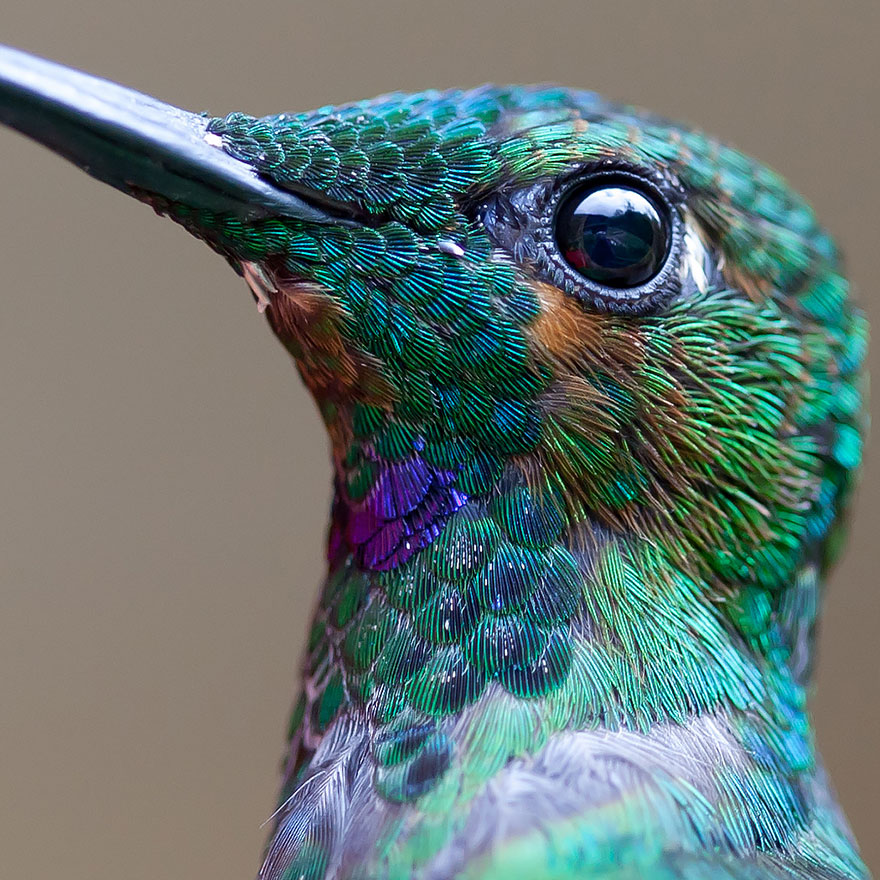
#> input picture images/bird.jpg, 880 x 880 px
$ jupyter execute MECE541_LAB5.ipynb   (shell and % lines are left out)
#> lines starting #> are read from the running program, lines starting #| are printed output that depends on the picture
[cell 1]
import cv2
import numpy as np
from matplotlib import pyplot as plt

org_img=cv2.imread("images/bird.jpg",0)
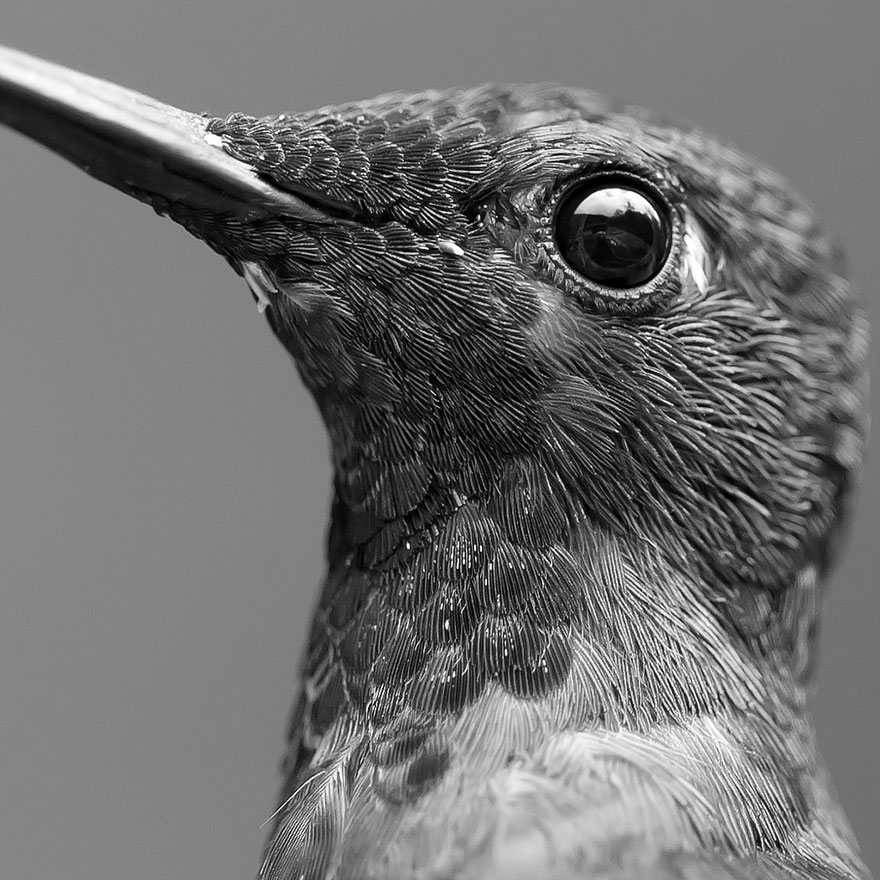
#> org_img: shape (880, 880); min 0, max 255, mean 112.8

f=np.fft.fft2(org_img)
fshift=np.fft.fftshift(f)
magnitude_spectrum=20*np.log(np.abs(fshift))
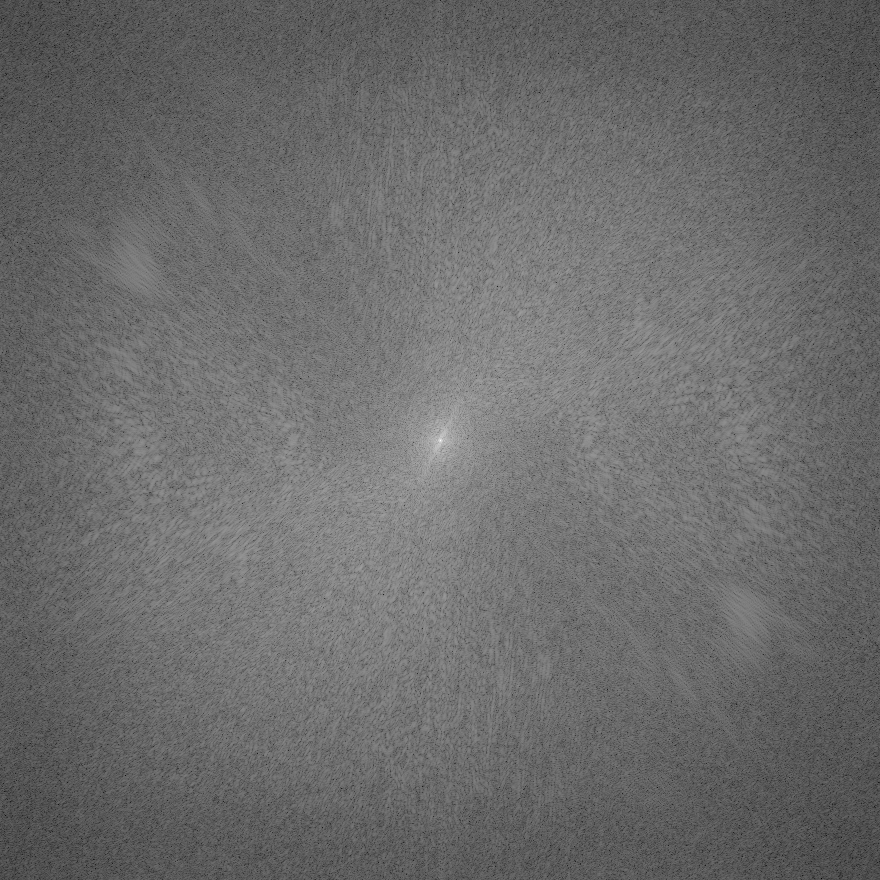
#> magnitude_spectrum: shape (880, 880) float64; min 45.35, max 365.7, mean 180.6; drawn with min black and max white

[cell 2]
plt.subplot(121),plt.imshow(org_img,cmap='gray')
plt.title("input image"),plt.xticks([]),plt.yticks([])

plt.subplot(122),plt.imshow(magnitude_spectrum,cmap='gray')
plt.title("magnitude spectrum"),plt.xticks([]),plt.yticks([])

plt.show()
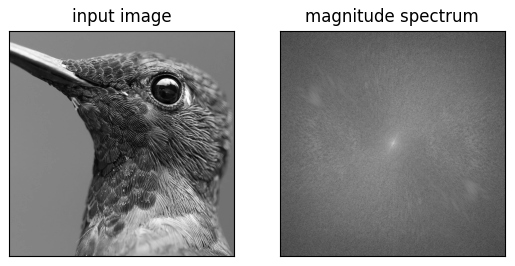
#> figure drawn by matplotlib, 2 panels

[cell 3]
rows, cols = org_img.shape
#> rows = 880; cols = 880
crow,ccol = int(rows/2) , int(cols/2)
#> crow = 440; ccol = 440
fshift[crow-30:crow+30, ccol-30:ccol+30] = 0


f_ishift = np.fft.ifftshift(fshift)
img_back = np.fft.ifft2(f_ishift)
img_back = np.abs(img_back)


plt.subplot(131),plt.imshow(org_img, cmap = 'gray')
plt.title('Input Image'), plt.xticks([]), plt.yticks([])
plt.subplot(132),plt.imshow(img_back, cmap = 'gray')
plt.title('Image after HPF'), plt.xticks([]), plt.yticks([])
plt.subplot(133),plt.imshow(img_back)
plt.title('Result in JET'), plt.xticks([]), plt.yticks([])

plt.show()

[cell 4]
rows, cols = org_img.shape
crow, ccol = int(rows/2), int(cols/2)
fshift[crow - 30:crow + 30, ccol - 30: ccol + 30] = 0

fshift = np.abs(fshift)
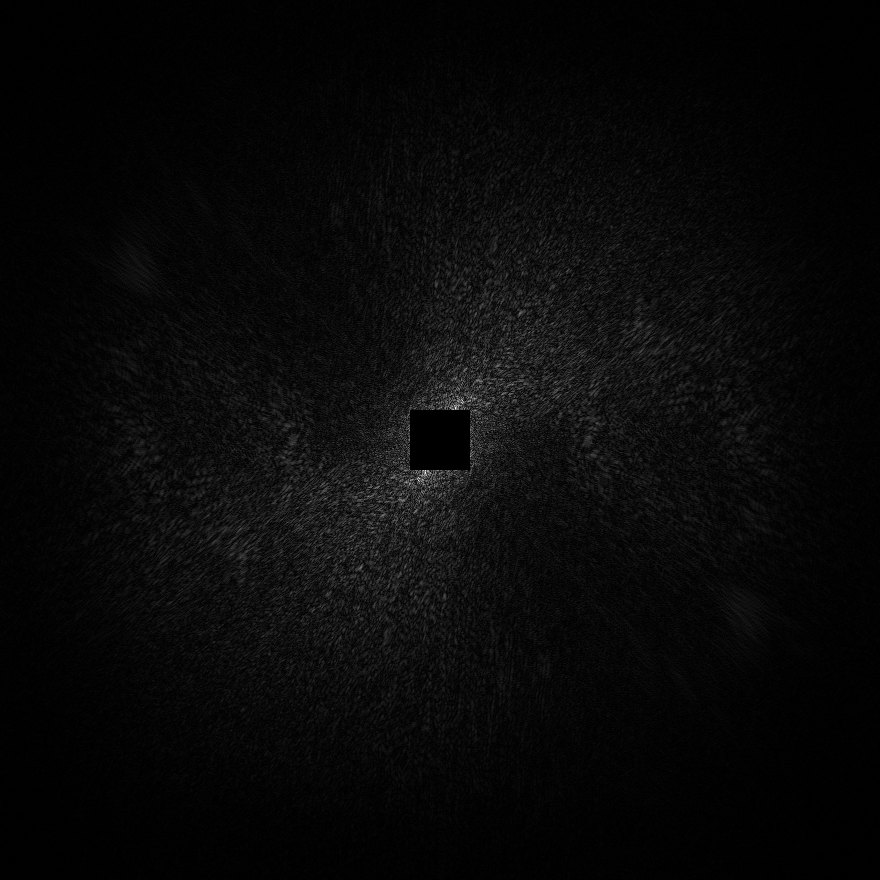
#> fshift: shape (880, 880) float64; min 0, max 420200.3, mean 14934.4; drawn with min black and max white

plt.imshow(fshift)

[cell 5]
dft = cv2.dft(np.float32(org_img),flags = cv2.DFT_COMPLEX_OUTPUT)
dft_shift = np.fft.fftshift(dft)

mag_spec = 20*np.log(cv2.magnitude(dft_shift[:,:,0],dft_shift[:,:,1]))

plt.subplot(121),plt.imshow(org_img,cmap='gray')
plt.title("Input Image"),plt.xticks([]),plt.yticks([])

plt.subplot(122),plt.imshow(mag_spec,cmap='gray')
plt.title("Mag Spec"),plt.xticks([]),plt.yticks([])

plt.show()

[cell 6]
rows, cols = org_img.shape
crow, ccol = int(rows/2), int(cols/2)
mask = np.zeros((rows,cols,2),np.uint8)
mask[crow - 30:crow + 30, ccol - 30: ccol + 30] = 1

fshift = dft_shift*mask
f_shift = np.fft.ifftshift(fshift)
img_back = cv2.idft(f_shift)
img_back = cv2.magnitude(img_back[:,:,0],dft_shift[:,:,1])
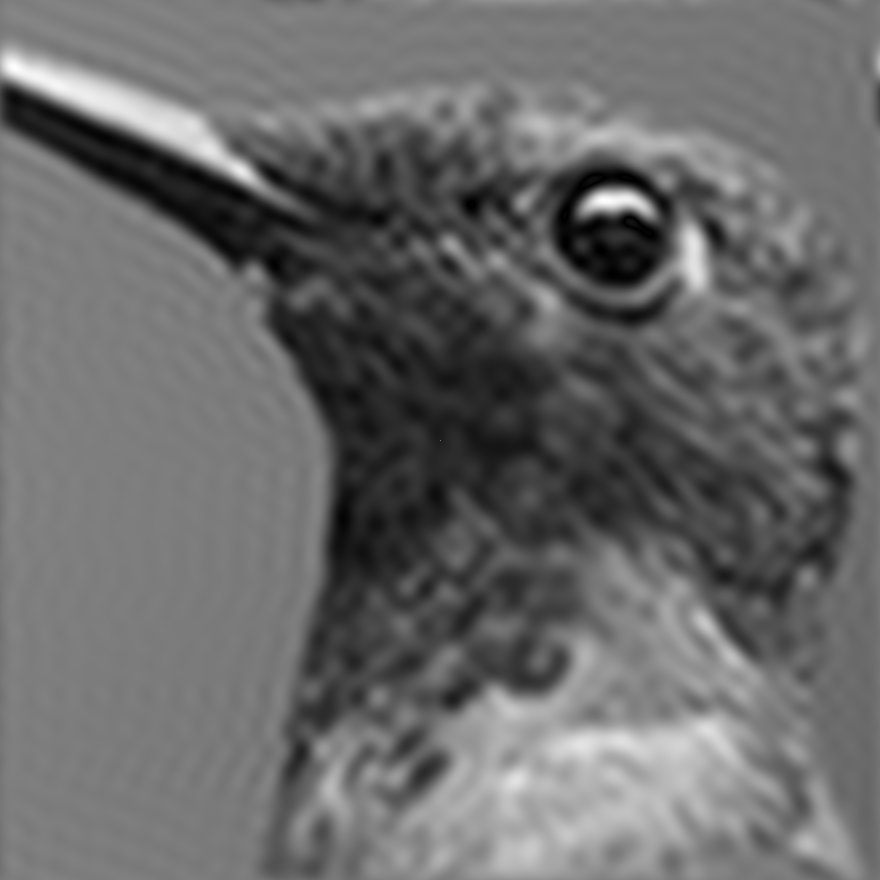
#> img_back: shape (880, 880) float32; min 3999.7, max 208204416, mean 87372344; drawn with min black and max white

plt.subplot(121),plt.imshow(org_img,cmap='gray')
plt.title("Input Image"),plt.xticks([]),plt.yticks([])

plt.subplot(122),plt.imshow(img_back,cmap='gray')
plt.title("Magnitude Spectrum"),plt.xticks([]),plt.yticks([])

plt.show()

[cell 7]
img_dft=cv2.imread("images/bird.jpg",0)
rows,cols=img_dft.shape
print(rows,cols)
#| 880 880

[cell 8]
nrows=cv2.getOptimalDFTSize(rows)
#> nrows = 900
ncols=cv2.getOptimalDFTSize(cols)
#> ncols = 900
print(nrows,ncols)
#| 900 900

[cell 9]
nimg=np.zeros((nrows,ncols))
nimg[:rows,:cols]=img_dft
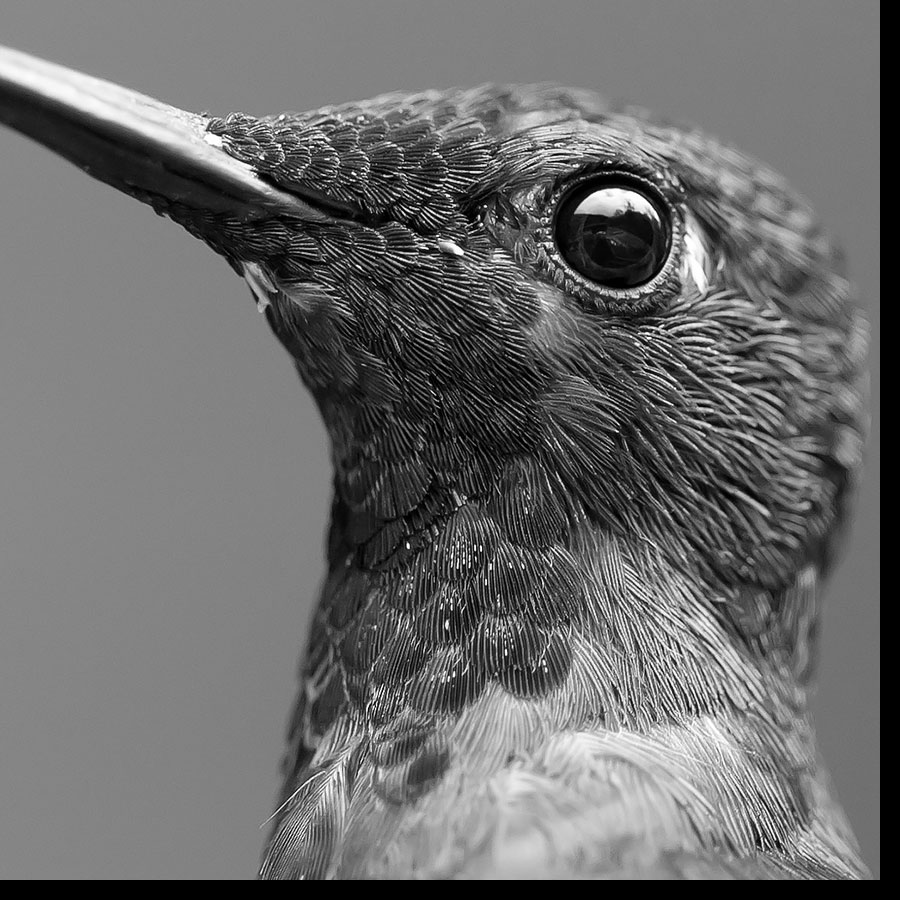
#> nimg: shape (900, 900) float64; min 0, max 255, mean 107.9

[cell 10]
fft1 = np.fft.fft2(img_dft)

[cell 11]
fft2 = np.fft.fft2(img_dft,[nrows,ncols])

[cell 12]
dft1 = cv2.dft(np.float32(img_dft),flags = cv2.DFT_COMPLEX_OUTPUT)

[cell 13]
dft2 = cv2.dft(np.float32(nimg),flags = cv2.DFT_COMPLEX_OUTPUT)

[cell 14]
mean_filter = np.ones((3,3))

x = cv2.getGaussianKernel(5,10)
gaussian = x*x.T

scharr = np.array([[-3, 0, 3],
                   [-10,0,10],
                   [-3, 0, 3]])

sobel_x= np.array([[-1, 0, 1],
                  [-2, 0, 2],
                  [-1, 0, 1]])


sobel_y= np.array([[-1,-2,-1],
                    [0, 0, 0],
                    [1, 2, 1]])

laplacian=np.array([[0, 1, 0],
                    [1,-4, 1],
                    [0, 1, 0]])


filters = [mean_filter, gaussian, laplacian, sobel_x, sobel_y, scharr]
filter_name = ['mean_filter', 'gaussian','laplacian', 'sobel_x','sobel_y', 'scharr_x']

fft_filters = [np.fft.fft2(x) for x in filters]
fft_shift = [np.fft.fftshift(y) for y in fft_filters]
mag_spectrum = [np.log(np.abs(z)+1) for z in fft_shift]

for i in range(6):
  plt.subplot(2,3,i+1),plt.imshow(mag_spectrum[i],cmap = 'gray')
  plt.title(filter_name[i]), plt.xticks([]), plt.yticks([])
plt.show()
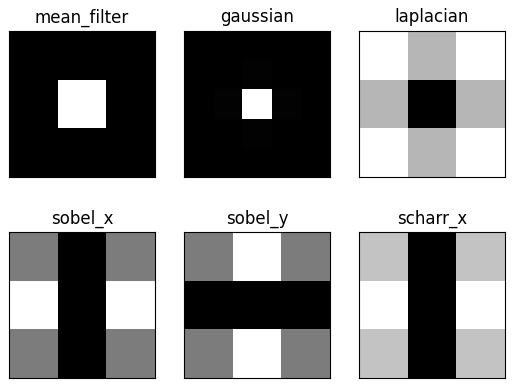
#> figure drawn by matplotlib, 6 panels

$ run again, with images/child.jpg copied over images/bird.jpg
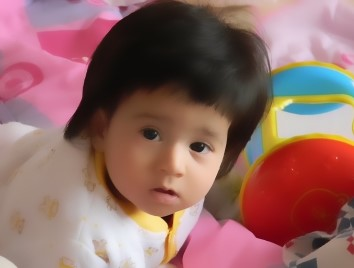
#> input picture images/child.jpg, 354 x 268 px
#> `fshift = np.abs(fshift)`:
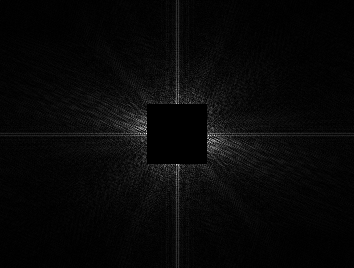
#> fshift: shape (268, 354) float64; min 0, max 39387.2, mean 1267.6; drawn with min black and max white
#| 268 354
#| 270 360
#> `nimg[:rows,:cols]=img_dft`:
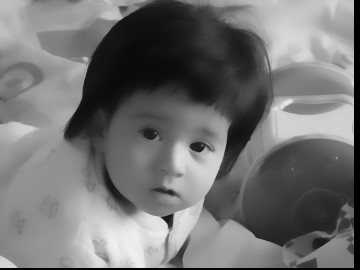
#> nimg: shape (270, 360) float64; min 0, max 241, mean 114.2

$ run again, with images/hill.jpg copied over images/bird.jpg
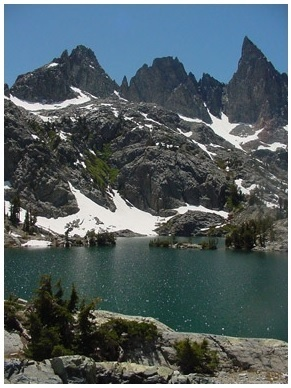
#> input picture images/hill.jpg, 291 x 388 px
#> `fshift = np.abs(fshift)`:
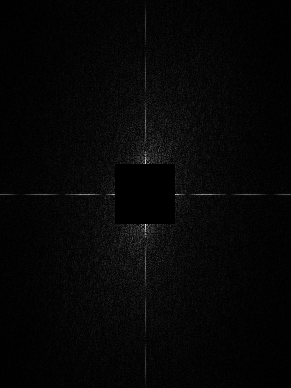
#> fshift: shape (388, 291) float64; min 0, max 196126.2, mean 5248.8; drawn with min black and max white
#| 388 291
#| 400 300
#> `nimg[:rows,:cols]=img_dft`:
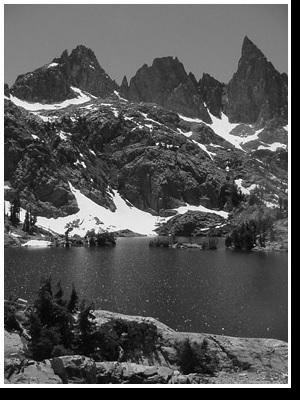
#> nimg: shape (400, 300) float64; min 0, max 255, mean 87
